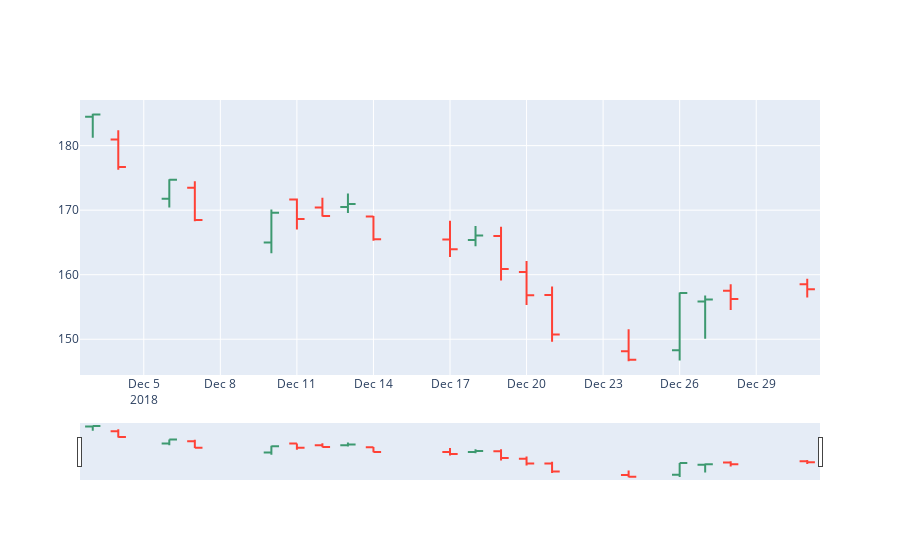

The notebook cell saved with this chart:
### Markdown cell above
## Open High Low Close Bar Stock Chart (OHLC)

### Code cell
#!pip install plotly==4.6.0
#!pip install plotly --upgrade
#!pip install chart_studio
import chart_studio.plotly as py
import plotly.graph_objs as go
from plotly.offline import init_notebook_mode, iplot

# Plot OHLC Bar Chart
trace = go.Ohlc(x=df['12-2018'].index,
                open=df['12-2018'].Open,
                high=df['12-2018'].High,
                low=df['12-2018'].Low,
                close=df['12-2018'].Close)
data = [trace]
iplot(data, filename='simple_ohlc')

### Figure 1 — Plotly figure (JSON) as saved in the notebook; plotly's stock layout.template omitted (floating-point values rounded to 4 significant figures)
{"data": [{"close": [184.8, 176.7, 174.7, 168.5, 169.6, 168.6, 169.1, 170.9, 165.5, 163.9, 166.1, 160.9, 156.8, 150.7, 146.8, 157.2, 156.1, 156.2, 157.7], "high": [184.9, 182.4, 174.8, 174.5, 170.1, 171.8, 171.9, 172.6, 169.1, 168.4, 167.5, 167.4, 162.1, 158.2, 151.6, 157.2, 156.8, 158.5, 159.4], "low": [181.2, 176.3, 170.4, 168.3, 163.3, 167, 169.0, 169.6, 165.3, 162.7, 164.4, 159.1, 155.3, 149.6, 146.6, 146.7, 150.1, 154.6, 156.5], "open": [184.5, 180.9, 171.8, 173.5, 165, 171.7, 170.4, 170.5, 169, 165.4, 165.4, 166, 160.4, 156.9, 148.1, 148.3, 155.8, 157.5, 158.5], "type": "ohlc", "x": ["2018-12-03T00:00:00", "2018-12-04T00:00:00", "2018-12-06T00:00:00", "2018-12-07T00:00:00", "2018-12-10T00:00:00", "2018-12-11T00:00:00", "2018-12-12T00:00:00", "2018-12-13T00:00:00", "2018-12-14T00:00:00", "2018-12-17T00:00:00", "2018-12-18T00:00:00", "2018-12-19T00:00:00", "2018-12-20T00:00:00", "2018-12-21T00:00:00", "2018-12-24T00:00:00", "2018-12-26T00:00:00", "2018-12-27T00:00:00", "2018-12-28T00:00:00", "2018-12-31T00:00:00"]}], "layout": {}}
